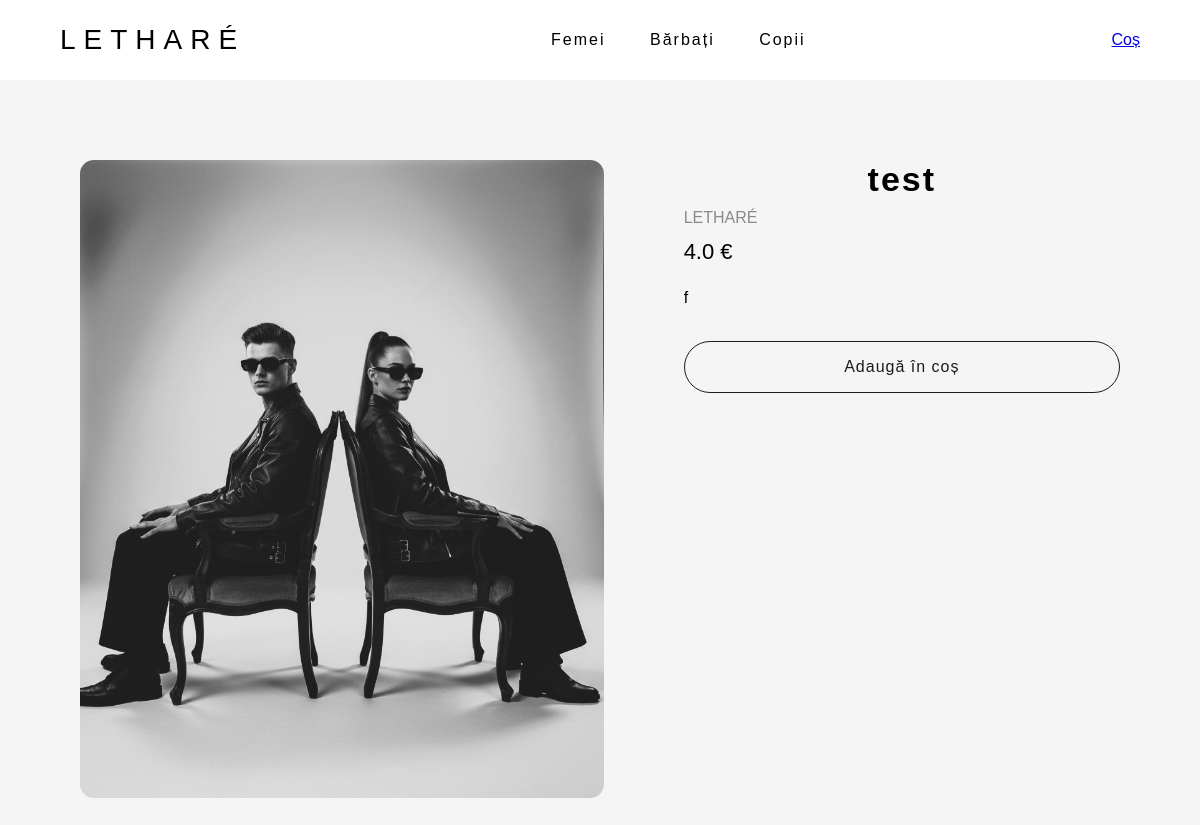
/produs/29, run on the app's committed database.
### tables this page shows
CREATE TABLE produse (
            id INTEGER PRIMARY KEY AUTOINCREMENT,
            nume TEXT NOT NULL,
            pret REAL NOT NULL,
            imagine TEXT NOT NULL,
            descriere TEXT
        , categorie TEXT, status INTEGER DEFAULT 1, highlight INTEGER DEFAULT 0);

### app.py (the view)
@app.route("/produs/<int:id>")
def produs(id):
    db = get_db()
    produs = db.execute(
        "SELECT * FROM produse WHERE id=?",
        (id,)
    ).fetchone()
    return render_template("produs.html", produs=produs)

### app.py (called while the page is built)
@app.context_processor
def inject_client():
    return dict(
        client_logat="client_id" in session,
        client_nume=session.get("client_nume"),
        client_email=session.get("client_email")
    )

def get_db():
    conn = sqlite3.connect(DATABASE)
    conn.row_factory = sqlite3.Row
    return conn

### templates/produs.html (shortened to what this page needs)
<!DOCTYPE html>
<html>
<head>
    <link rel="stylesheet" href="/static/style.css">
</head>
<body>
<nav class="navbar">
    <div class="nav-left">LETHARÉ</div>
    <div class="nav-center">
        <a href="/femei">Femei</a>
        <a href="/barbati">Bărbați</a>
        <a href="/copii">Copii</a>
    </div>
    <div class="nav-right">
        <a href="/cos" class="icon-link">Coș</a>
    </div>
</nav>
<div class="produs-page">
    <div class="produs-img">
        <img src="{{ produs.imagine }}">
    </div>
    <div class="produs-info-page">
        <h1>{{ produs.nume }}</h1>
        <div class="produs-brand">LETHARÉ</div>
        <div class="produs-pret">{{ produs.pret }} €</div>
        <p class="produs-desc">
            {{ produs.descriere }}
        </p>
        <a href="/cos/adauga/{{ produs.id }}" class="btn-cos mare">
            Adaugă în coș
        </a>
    </div>
</div>
</body>
</html>

### static/style.css (style rules this page uses)
html, body { margin: 0; padding: 0; min-height: 100%; overflow-x: hidden; }
body { font-family: Arial; background: #f5f5f5; min-height: 100vh; display: flex; flex-direction: column; }
h1 { text-align: center; letter-spacing: 2px; }
.navbar { position: fixed; top: 0; left: 0; width: 100%; height: 80px; background: white; display: flex; align-items: center; justify-content: space-between; padding: 0 60px; box-sizing: border-box; z-index: 100; }
.nav-left { font-size: 28px; letter-spacing: 8px; font-weight: 500; }
.nav-center a { margin: 0 20px; text-decoration: none; color: black; font-size: 16px; letter-spacing: 2px; }
.nav-right { display: flex; align-items: center; gap: 22px; }
.icon-link { display: inline-flex; cursor: pointer; }
body { min-height: 100vh; display: flex; flex-direction: column; }
.btn-cos { display: block; text-align: center; padding: 12px; border: 1px solid #1c1c1e; border-radius: 999px; text-decoration: none; color: #1c1c1e; font-size: 14px; letter-spacing: 1px; transition: 0.25s; }
.produs-page { margin-top: 120px; display: grid; grid-template-columns: 1.2fr 1fr; gap: 80px; padding: 40px 80px; }
.produs-img img { width: 100%; border-radius: 14px; }
.produs-info-page h1 { font-size: 34px; margin: 0 0 10px 0; }
.produs-brand { color: #8a8a8f; margin-bottom: 12px; }
.produs-pret { font-size: 22px; margin-bottom: 20px; }
.produs-desc { line-height: 1.6; margin-bottom: 30px; }
.btn-cos.mare { padding: 16px; font-size: 16px; }

### data on the page
produse: imagine (picture), nume "test", pret "4.0", descriere "f"
